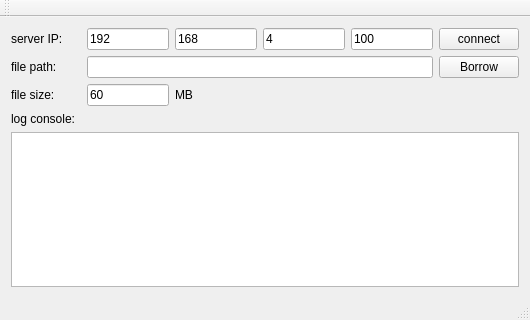
<?xml version="1.0" encoding="UTF-8"?>
<ui version="4.0">
 <class>MainWindow</class>
 <widget class="QMainWindow" name="MainWindow">
  <property name="geometry">
   <rect>
    <x>0</x>
    <y>0</y>
    <width>530</width>
    <height>320</height>
   </rect>
  </property>
  <property name="windowTitle">
   <string>QTCPClient</string>
  </property>
  <property name="styleSheet">
   <string notr="true"/>
  </property>
  <widget class="QWidget" name="centralWidget">
   <layout class="QGridLayout" name="gridLayout_2">
    <item row="2" column="6">
     <widget class="QPushButton" name="pushButton_path">
      <property name="text">
       <string>Borrow</string>
      </property>
     </widget>
    </item>
    <item row="5" column="0" colspan="7">
     <widget class="QTextBrowser" name="textBrowser_receivedMessages">
      <property name="styleSheet">
       <string notr="true"/>
      </property>
     </widget>
    </item>
    <item row="0" column="4">
     <widget class="QLineEdit" name="lineEdit_ip3">
      <property name="text">
       <string>4</string>
      </property>
     </widget>
    </item>
    <item row="4" column="0">
     <widget class="QLabel" name="label">
      <property name="text">
       <string>log console:</string>
      </property>
     </widget>
    </item>
    <item row="0" column="5">
     <widget class="QLineEdit" name="lineEdit_ip4">
      <property name="text">
       <string>100</string>
      </property>
     </widget>
    </item>
    <item row="0" column="2">
     <widget class="QLineEdit" name="lineEdit_ip1">
      <property name="text">
       <string>192</string>
      </property>
     </widget>
    </item>
    <item row="2" column="0">
     <widget class="QLabel" name="label_3">
      <property name="text">
       <string>file path:</string>
      </property>
     </widget>
    </item>
    <item row="2" column="2" colspan="4">
     <widget class="QLineEdit" name="lineEdit_path">
      <property name="text">
       <string/>
      </property>
     </widget>
    </item>
    <item row="0" column="0">
     <widget class="QLabel" name="label_2">
      <property name="text">
       <string>server IP:</string>
      </property>
     </widget>
    </item>
    <item row="0" column="3">
     <widget class="QLineEdit" name="lineEdit_ip2">
      <property name="text">
       <string>168</string>
      </property>
     </widget>
    </item>
    <item row="0" column="6">
     <widget class="QPushButton" name="pushButton_connect">
      <property name="text">
       <string>connect</string>
      </property>
     </widget>
    </item>
    <item row="3" column="0">
     <widget class="QLabel" name="label_4">
      <property name="text">
       <string>file size:</string>
      </property>
     </widget>
    </item>
    <item row="3" column="2">
     <widget class="QLineEdit" name="lineEdit_file_size">
      <property name="text">
       <string>60</string>
      </property>
     </widget>
    </item>
    <item row="3" column="3">
     <widget class="QLabel" name="label_5">
      <property name="text">
       <string>MB</string>
      </property>
     </widget>
    </item>
   </layout>
  </widget>
  <widget class="QMenuBar" name="menuBar">
   <property name="geometry">
    <rect>
     <x>0</x>
     <y>0</y>
     <width>530</width>
     <height>22</height>
    </rect>
   </property>
  </widget>
  <widget class="QToolBar" name="mainToolBar">
   <attribute name="toolBarArea">
    <enum>TopToolBarArea</enum>
   </attribute>
   <attribute name="toolBarBreak">
    <bool>false</bool>
   </attribute>
  </widget>
  <widget class="QStatusBar" name="statusBar"/>
 </widget>
 <layoutdefault spacing="6" margin="11"/>
 <tabstops>
  <tabstop>lineEdit_ip1</tabstop>
  <tabstop>lineEdit_ip2</tabstop>
  <tabstop>lineEdit_ip3</tabstop>
  <tabstop>lineEdit_ip4</tabstop>
  <tabstop>pushButton_connect</tabstop>
  <tabstop>lineEdit_path</tabstop>
  <tabstop>pushButton_path</tabstop>
  <tabstop>lineEdit_file_size</tabstop>
  <tabstop>textBrowser_receivedMessages</tabstop>
 </tabstops>
 <resources/>
 <connections/>
</ui>
